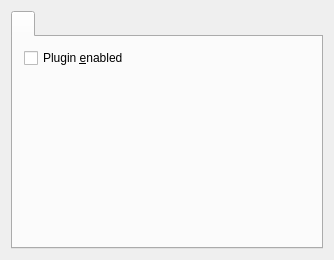
<ui version="4.0" >
 <class>PluginCfgBase</class>
 <widget class="QWidget" name="PluginCfgBase" >
  <property name="geometry" >
   <rect>
    <x>0</x>
    <y>0</y>
    <width>334</width>
    <height>260</height>
   </rect>
  </property>
  <property name="windowTitle" >
   <string>Form1</string>
  </property>
  <layout class="QVBoxLayout" >
   <property name="margin" >
    <number>11</number>
   </property>
   <property name="spacing" >
    <number>6</number>
   </property>
   <item>
    <widget class="QTabWidget" name="tabWnd" >
     <widget class="QWidget" name="tab" >
      <attribute name="title" >
       <string/>
      </attribute>
      <layout class="QVBoxLayout" >
       <property name="margin" >
        <number>11</number>
       </property>
       <property name="spacing" >
        <number>6</number>
       </property>
       <item>
        <widget class="QCheckBox" name="chkEnable" >
         <property name="text" >
          <string>Plugin &amp;enabled</string>
         </property>
        </widget>
       </item>
       <item>
        <widget class="QLabel" name="lblDescription" >
         <property name="text" >
          <string/>
         </property>
         <property name="alignment" >
          <set>Qt::AlignLeading|Qt::AlignLeft|Qt::AlignVCenter</set>
         </property>
         <property name="wordWrap" >
          <bool>true</bool>
         </property>
        </widget>
       </item>
       <item>
        <widget class="QChildWidget" native="1" name="addWnd" />
       </item>
      </layout>
     </widget>
    </widget>
   </item>
  </layout>
 </widget>
 <customwidgets>
  <customwidget>
   <class>QChildWidget</class>
   <extends>QWidget</extends>
   <header>qchildwidget.h</header>
   <container>1</container>
  </customwidget>
 </customwidgets>
 <resources/>
 <connections/>
</ui>
